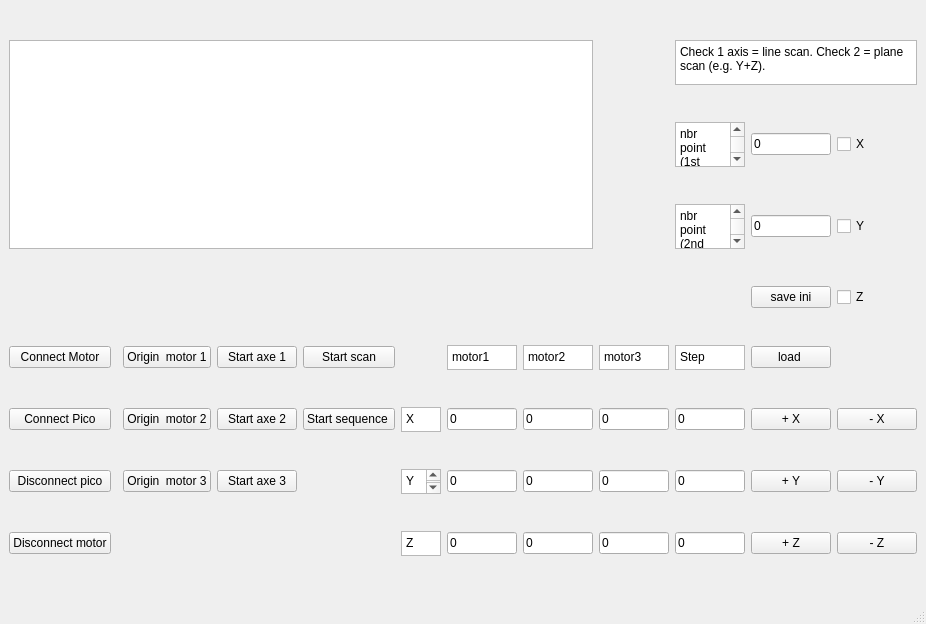
<?xml version="1.0" encoding="UTF-8"?>
<ui version="4.0">
 <class>mainWindow</class>
 <widget class="QMainWindow" name="mainWindow">
  <property name="geometry">
   <rect>
    <x>0</x>
    <y>0</y>
    <width>923</width>
    <height>624</height>
   </rect>
  </property>
  <property name="windowTitle">
   <string>MainWindow</string>
  </property>
  <widget class="QWidget" name="centralwidget">
   <layout class="QGridLayout" name="gridLayout">
    <item row="10" column="8">
     <widget class="QLineEdit" name="lineEdit_coef_axesY_motor3">
      <property name="enabled">
       <bool>true</bool>
      </property>
      <property name="text">
       <string>0</string>
      </property>
      <property name="readOnly">
       <bool>true</bool>
      </property>
     </widget>
    </item>
    <item row="10" column="3">
     <widget class="QPushButton" name="button_start_motor3">
      <property name="text">
       <string>Start axe 3</string>
      </property>
     </widget>
    </item>
    <item row="11" column="0">
     <widget class="QPushButton" name="button_disconnectmotor">
      <property name="text">
       <string>Disconnect motor</string>
      </property>
     </widget>
    </item>
    <item row="5" column="8">
     <widget class="QTextBrowser" name="textBrowser_7">
      <property name="maximumSize">
       <size>
        <width>70</width>
        <height>25</height>
       </size>
      </property>
      <property name="html">
       <string>&lt;!DOCTYPE HTML PUBLIC &quot;-//W3C//DTD HTML 4.0//EN&quot; &quot;http://www.w3.org/TR/REC-html40/strict.dtd&quot;&gt;
&lt;html&gt;&lt;head&gt;&lt;meta name=&quot;qrichtext&quot; content=&quot;1&quot; /&gt;&lt;meta charset=&quot;utf-8&quot; /&gt;&lt;style type=&quot;text/css&quot;&gt;
p, li { white-space: pre-wrap; }
hr { height: 1px; border-width: 0; }
li.unchecked::marker { content: &quot;\2610&quot;; }
li.checked::marker { content: &quot;\2612&quot;; }
&lt;/style&gt;&lt;/head&gt;&lt;body style=&quot; font-family:'Segoe UI'; font-size:9pt; font-weight:400; font-style:normal;&quot;&gt;
&lt;p style=&quot; margin-top:0px; margin-bottom:0px; margin-left:0px; margin-right:0px; -qt-block-indent:0; text-indent:0px;&quot;&gt;motor3&lt;/p&gt;&lt;/body&gt;&lt;/html&gt;</string>
      </property>
     </widget>
    </item>
    <item row="11" column="5">
     <widget class="QTextBrowser" name="textBrowser_3">
      <property name="maximumSize">
       <size>
        <width>40</width>
        <height>25</height>
       </size>
      </property>
      <property name="html">
       <string>&lt;!DOCTYPE HTML PUBLIC &quot;-//W3C//DTD HTML 4.0//EN&quot; &quot;http://www.w3.org/TR/REC-html40/strict.dtd&quot;&gt;
&lt;html&gt;&lt;head&gt;&lt;meta name=&quot;qrichtext&quot; content=&quot;1&quot; /&gt;&lt;meta charset=&quot;utf-8&quot; /&gt;&lt;style type=&quot;text/css&quot;&gt;
p, li { white-space: pre-wrap; }
hr { height: 1px; border-width: 0; }
li.unchecked::marker { content: &quot;\2610&quot;; }
li.checked::marker { content: &quot;\2612&quot;; }
&lt;/style&gt;&lt;/head&gt;&lt;body style=&quot; font-family:'Segoe UI'; font-size:9pt; font-weight:400; font-style:normal;&quot;&gt;
&lt;p style=&quot; margin-top:0px; margin-bottom:0px; margin-left:0px; margin-right:0px; -qt-block-indent:0; text-indent:0px;&quot;&gt;Z&lt;/p&gt;&lt;/body&gt;&lt;/html&gt;</string>
      </property>
     </widget>
    </item>
    <item row="1" column="10">
     <widget class="QLineEdit" name="lineEdit_scan_nbrpoint">
      <property name="text">
       <string>0</string>
      </property>
     </widget>
    </item>
    <item row="11" column="7">
     <widget class="QLineEdit" name="lineEdit_coef_axesZ_motor2">
      <property name="enabled">
       <bool>true</bool>
      </property>
      <property name="text">
       <string>0</string>
      </property>
      <property name="readOnly">
       <bool>true</bool>
      </property>
     </widget>
    </item>
    <item row="9" column="11">
     <widget class="QPushButton" name="pushButton_move_mX">
      <property name="text">
       <string>- X</string>
      </property>
     </widget>
    </item>
    <item row="10" column="11">
     <widget class="QPushButton" name="pushButton_move_mY">
      <property name="text">
       <string>- Y</string>
      </property>
     </widget>
    </item>
    <item row="10" column="7">
     <widget class="QLineEdit" name="lineEdit_coef_axesY_motor2">
      <property name="enabled">
       <bool>true</bool>
      </property>
      <property name="text">
       <string>0</string>
      </property>
      <property name="readOnly">
       <bool>true</bool>
      </property>
     </widget>
    </item>
    <item row="5" column="0">
     <widget class="QPushButton" name="button_connect_motor">
      <property name="text">
       <string>Connect Motor</string>
      </property>
     </widget>
    </item>
    <item row="5" column="2">
     <widget class="QPushButton" name="button_origin_motor1">
      <property name="text">
       <string>Origin  motor 1</string>
      </property>
     </widget>
    </item>
    <item row="5" column="7">
     <widget class="QTextBrowser" name="textBrowser_6">
      <property name="maximumSize">
       <size>
        <width>70</width>
        <height>25</height>
       </size>
      </property>
      <property name="html">
       <string>&lt;!DOCTYPE HTML PUBLIC &quot;-//W3C//DTD HTML 4.0//EN&quot; &quot;http://www.w3.org/TR/REC-html40/strict.dtd&quot;&gt;
&lt;html&gt;&lt;head&gt;&lt;meta name=&quot;qrichtext&quot; content=&quot;1&quot; /&gt;&lt;meta charset=&quot;utf-8&quot; /&gt;&lt;style type=&quot;text/css&quot;&gt;
p, li { white-space: pre-wrap; }
hr { height: 1px; border-width: 0; }
li.unchecked::marker { content: &quot;\2610&quot;; }
li.checked::marker { content: &quot;\2612&quot;; }
&lt;/style&gt;&lt;/head&gt;&lt;body style=&quot; font-family:'Segoe UI'; font-size:9pt; font-weight:400; font-style:normal;&quot;&gt;
&lt;p style=&quot; margin-top:0px; margin-bottom:0px; margin-left:0px; margin-right:0px; -qt-block-indent:0; text-indent:0px;&quot;&gt;motor2&lt;/p&gt;&lt;/body&gt;&lt;/html&gt;</string>
      </property>
     </widget>
    </item>
    <item row="5" column="10">
     <widget class="QPushButton" name="pushButton_load_config">
      <property name="text">
       <string>load </string>
      </property>
     </widget>
    </item>
    <item row="10" column="10">
     <widget class="QPushButton" name="pushButton_move_pY">
      <property name="text">
       <string>+ Y</string>
      </property>
     </widget>
    </item>
    <item row="9" column="5">
     <widget class="QTextBrowser" name="textBrowser_2">
      <property name="maximumSize">
       <size>
        <width>40</width>
        <height>25</height>
       </size>
      </property>
      <property name="html">
       <string>&lt;!DOCTYPE HTML PUBLIC &quot;-//W3C//DTD HTML 4.0//EN&quot; &quot;http://www.w3.org/TR/REC-html40/strict.dtd&quot;&gt;
&lt;html&gt;&lt;head&gt;&lt;meta name=&quot;qrichtext&quot; content=&quot;1&quot; /&gt;&lt;meta charset=&quot;utf-8&quot; /&gt;&lt;style type=&quot;text/css&quot;&gt;
p, li { white-space: pre-wrap; }
hr { height: 1px; border-width: 0; }
li.unchecked::marker { content: &quot;\2610&quot;; }
li.checked::marker { content: &quot;\2612&quot;; }
&lt;/style&gt;&lt;/head&gt;&lt;body style=&quot; font-family:'Segoe UI'; font-size:9pt; font-weight:400; font-style:normal;&quot;&gt;
&lt;p style=&quot; margin-top:0px; margin-bottom:0px; margin-left:0px; margin-right:0px; -qt-block-indent:0; text-indent:0px;&quot;&gt;X&lt;/p&gt;&lt;/body&gt;&lt;/html&gt;</string>
      </property>
     </widget>
    </item>
    <item row="5" column="3">
     <widget class="QPushButton" name="button_Start_motor1">
      <property name="text">
       <string>Start axe 1</string>
      </property>
     </widget>
    </item>
    <item row="10" column="9">
     <widget class="QLineEdit" name="lineEdit_step_axesY">
      <property name="text">
       <string>0</string>
      </property>
     </widget>
    </item>
    <item row="11" column="10">
     <widget class="QPushButton" name="pushButton_move_pZ">
      <property name="text">
       <string>+ Z</string>
      </property>
     </widget>
    </item>
    <item row="9" column="2">
     <widget class="QPushButton" name="button_origin_motor2">
      <property name="text">
       <string>Origin  motor 2</string>
      </property>
     </widget>
    </item>
    <item row="3" column="10">
     <widget class="QPushButton" name="pushButton_save_config">
      <property name="text">
       <string>save ini</string>
      </property>
     </widget>
    </item>
    <item row="9" column="10">
     <widget class="QPushButton" name="pushButton_move_pX">
      <property name="text">
       <string>+ X</string>
      </property>
     </widget>
    </item>
    <item row="9" column="8">
     <widget class="QLineEdit" name="lineEdit_coef_axesX_motor3">
      <property name="enabled">
       <bool>true</bool>
      </property>
      <property name="text">
       <string>0</string>
      </property>
      <property name="readOnly">
       <bool>true</bool>
      </property>
     </widget>
    </item>
    <item row="9" column="9">
     <widget class="QLineEdit" name="lineEdit_step_axesX">
      <property name="text">
       <string>0</string>
      </property>
     </widget>
    </item>
    <item row="10" column="5">
     <widget class="QTextBrowser" name="textBrowser">
      <property name="maximumSize">
       <size>
        <width>40</width>
        <height>25</height>
       </size>
      </property>
      <property name="html">
       <string>&lt;!DOCTYPE HTML PUBLIC &quot;-//W3C//DTD HTML 4.0//EN&quot; &quot;http://www.w3.org/TR/REC-html40/strict.dtd&quot;&gt;
&lt;html&gt;&lt;head&gt;&lt;meta name=&quot;qrichtext&quot; content=&quot;1&quot; /&gt;&lt;meta charset=&quot;utf-8&quot; /&gt;&lt;style type=&quot;text/css&quot;&gt;
p, li { white-space: pre-wrap; }
hr { height: 1px; border-width: 0; }
li.unchecked::marker { content: &quot;\2610&quot;; }
li.checked::marker { content: &quot;\2612&quot;; }
&lt;/style&gt;&lt;/head&gt;&lt;body style=&quot; font-family:'Segoe UI'; font-size:9pt; font-weight:400; font-style:normal;&quot;&gt;
&lt;p style=&quot; margin-top:0px; margin-bottom:0px; margin-left:0px; margin-right:0px; -qt-block-indent:0; text-indent:0px;&quot;&gt;Y&lt;/p&gt;
&lt;p style=&quot;-qt-paragraph-type:empty; margin-top:0px; margin-bottom:0px; margin-left:0px; margin-right:0px; -qt-block-indent:0; text-indent:0px;&quot;&gt;&lt;br /&gt;&lt;/p&gt;&lt;/body&gt;&lt;/html&gt;</string>
      </property>
     </widget>
    </item>
    <item row="9" column="7">
     <widget class="QLineEdit" name="lineEdit_coef_axesX_motor2">
      <property name="enabled">
       <bool>true</bool>
      </property>
      <property name="text">
       <string>0</string>
      </property>
      <property name="readOnly">
       <bool>true</bool>
      </property>
     </widget>
    </item>
    <item row="9" column="0">
     <widget class="QPushButton" name="button_connect_pico">
      <property name="text">
       <string>Connect Pico</string>
      </property>
     </widget>
    </item>
    <item row="5" column="6">
     <widget class="QTextBrowser" name="textBrowser_5">
      <property name="maximumSize">
       <size>
        <width>70</width>
        <height>25</height>
       </size>
      </property>
      <property name="html">
       <string>&lt;!DOCTYPE HTML PUBLIC &quot;-//W3C//DTD HTML 4.0//EN&quot; &quot;http://www.w3.org/TR/REC-html40/strict.dtd&quot;&gt;
&lt;html&gt;&lt;head&gt;&lt;meta name=&quot;qrichtext&quot; content=&quot;1&quot; /&gt;&lt;meta charset=&quot;utf-8&quot; /&gt;&lt;style type=&quot;text/css&quot;&gt;
p, li { white-space: pre-wrap; }
hr { height: 1px; border-width: 0; }
li.unchecked::marker { content: &quot;\2610&quot;; }
li.checked::marker { content: &quot;\2612&quot;; }
&lt;/style&gt;&lt;/head&gt;&lt;body style=&quot; font-family:'Segoe UI'; font-size:9pt; font-weight:400; font-style:normal;&quot;&gt;
&lt;p style=&quot; margin-top:0px; margin-bottom:0px; margin-left:0px; margin-right:0px; -qt-block-indent:0; text-indent:0px;&quot;&gt;motor1&lt;/p&gt;&lt;/body&gt;&lt;/html&gt;</string>
      </property>
     </widget>
    </item>
    <item row="2" column="11">
     <widget class="QCheckBox" name="checkBox_axescan_Y">
      <property name="text">
       <string>Y</string>
      </property>
     </widget>
    </item>
    <item row="3" column="11">
     <widget class="QCheckBox" name="checkBox_axescan_Z">
      <property name="text">
       <string>Z</string>
      </property>
     </widget>
    </item>
    <item row="11" column="11">
     <widget class="QPushButton" name="pushButton_move_mZ">
      <property name="text">
       <string>- Z</string>
      </property>
     </widget>
    </item>
    <item row="5" column="9">
     <widget class="QTextBrowser" name="textBrowser_8">
      <property name="maximumSize">
       <size>
        <width>70</width>
        <height>25</height>
       </size>
      </property>
      <property name="html">
       <string>&lt;!DOCTYPE HTML PUBLIC &quot;-//W3C//DTD HTML 4.0//EN&quot; &quot;http://www.w3.org/TR/REC-html40/strict.dtd&quot;&gt;
&lt;html&gt;&lt;head&gt;&lt;meta name=&quot;qrichtext&quot; content=&quot;1&quot; /&gt;&lt;meta charset=&quot;utf-8&quot; /&gt;&lt;style type=&quot;text/css&quot;&gt;
p, li { white-space: pre-wrap; }
hr { height: 1px; border-width: 0; }
li.unchecked::marker { content: &quot;\2610&quot;; }
li.checked::marker { content: &quot;\2612&quot;; }
&lt;/style&gt;&lt;/head&gt;&lt;body style=&quot; font-family:'Segoe UI'; font-size:9pt; font-weight:400; font-style:normal;&quot;&gt;
&lt;p style=&quot; margin-top:0px; margin-bottom:0px; margin-left:0px; margin-right:0px; -qt-block-indent:0; text-indent:0px;&quot;&gt;Step&lt;/p&gt;&lt;/body&gt;&lt;/html&gt;</string>
      </property>
     </widget>
    </item>
    <item row="11" column="6">
     <widget class="QLineEdit" name="lineEdit_coef_axesZ_motor1">
      <property name="enabled">
       <bool>true</bool>
      </property>
      <property name="text">
       <string>0</string>
      </property>
      <property name="readOnly">
       <bool>true</bool>
      </property>
     </widget>
    </item>
    <item row="10" column="2">
     <widget class="QPushButton" name="button_origin_motor3">
      <property name="text">
       <string>Origin  motor 3</string>
      </property>
     </widget>
    </item>
    <item row="1" column="11">
     <widget class="QCheckBox" name="checkBox_axescan_X">
      <property name="text">
       <string>X</string>
      </property>
     </widget>
    </item>
    <item row="9" column="6">
     <widget class="QLineEdit" name="lineEdit_coef_axesX_motor1">
      <property name="enabled">
       <bool>true</bool>
      </property>
      <property name="text">
       <string>0</string>
      </property>
      <property name="readOnly">
       <bool>true</bool>
      </property>
     </widget>
    </item>
    <item row="10" column="6">
     <widget class="QLineEdit" name="lineEdit_coef_axesY_motor1">
      <property name="enabled">
       <bool>true</bool>
      </property>
      <property name="text">
       <string>0</string>
      </property>
      <property name="readOnly">
       <bool>true</bool>
      </property>
     </widget>
    </item>
    <item row="9" column="3">
     <widget class="QPushButton" name="button_start_motor2">
      <property name="text">
       <string>Start axe 2</string>
      </property>
     </widget>
    </item>
    <item row="11" column="9">
     <widget class="QLineEdit" name="lineEdit_step_axesZ">
      <property name="text">
       <string>0</string>
      </property>
     </widget>
    </item>
    <item row="5" column="4">
     <widget class="QPushButton" name="button_start_scan">
      <property name="text">
       <string>Start scan</string>
      </property>
     </widget>
    </item>
    <item row="11" column="8">
     <widget class="QLineEdit" name="lineEdit_coef_axesZ_motor3">
      <property name="enabled">
       <bool>true</bool>
      </property>
      <property name="text">
       <string>0</string>
      </property>
      <property name="readOnly">
       <bool>true</bool>
      </property>
     </widget>
    </item>
    <item row="9" column="4">
     <widget class="QPushButton" name="button_start_sequence">
      <property name="text">
       <string>Start sequence </string>
      </property>
     </widget>
    </item>
    <item row="10" column="0">
     <widget class="QPushButton" name="button_disconnectpico">
      <property name="text">
       <string>Disconnect pico</string>
      </property>
     </widget>
    </item>
    <item row="0" column="0" rowspan="3" colspan="8">
     <widget class="QListWidget" name="listWidget"/>
    </item>
    <item row="1" column="9">
     <widget class="QTextBrowser" name="textBrowser_4">
      <property name="maximumSize">
       <size>
        <width>16777215</width>
        <height>45</height>
       </size>
      </property>
      <property name="html">
       <string>&lt;!DOCTYPE HTML PUBLIC &quot;-//W3C//DTD HTML 4.0//EN&quot; &quot;http://www.w3.org/TR/REC-html40/strict.dtd&quot;&gt;
&lt;html&gt;&lt;head&gt;&lt;meta name=&quot;qrichtext&quot; content=&quot;1&quot; /&gt;&lt;meta charset=&quot;utf-8&quot; /&gt;&lt;style type=&quot;text/css&quot;&gt;
p, li { white-space: pre-wrap; }
hr { height: 1px; border-width: 0; }
li.unchecked::marker { content: &quot;\2610&quot;; }
li.checked::marker { content: &quot;\2612&quot;; }
&lt;/style&gt;&lt;/head&gt;&lt;body style=&quot; font-family:'Segoe UI'; font-size:9pt; font-weight:400; font-style:normal;&quot;&gt;
&lt;p style=&quot; margin-top:0px; margin-bottom:0px; margin-left:0px; margin-right:0px; -qt-block-indent:0; text-indent:0px;&quot;&gt;nbr point (1st checked axis)&lt;/p&gt;
&lt;p style=&quot;-qt-paragraph-type:empty; margin-top:0px; margin-bottom:0px; margin-left:0px; margin-right:0px; -qt-block-indent:0; text-indent:0px;&quot;&gt;&lt;br /&gt;&lt;/p&gt;&lt;/body&gt;&lt;/html&gt;</string>
      </property>
     </widget>
    </item>
    <item row="2" column="9">
     <widget class="QTextBrowser" name="textBrowser_9">
      <property name="maximumSize">
       <size>
        <width>16777215</width>
        <height>45</height>
       </size>
      </property>
      <property name="html">
       <string>&lt;!DOCTYPE HTML PUBLIC &quot;-//W3C//DTD HTML 4.0//EN&quot; &quot;http://www.w3.org/TR/REC-html40/strict.dtd&quot;&gt;
&lt;html&gt;&lt;head&gt;&lt;meta name=&quot;qrichtext&quot; content=&quot;1&quot; /&gt;&lt;meta charset=&quot;utf-8&quot; /&gt;&lt;style type=&quot;text/css&quot;&gt;
p, li { white-space: pre-wrap; }
hr { height: 1px; border-width: 0; }
li.unchecked::marker { content: &quot;\2610&quot;; }
li.checked::marker { content: &quot;\2612&quot;; }
&lt;/style&gt;&lt;/head&gt;&lt;body style=&quot; font-family:'Segoe UI'; font-size:9pt; font-weight:400; font-style:normal;&quot;&gt;
&lt;p style=&quot; margin-top:0px; margin-bottom:0px; margin-left:0px; margin-right:0px; -qt-block-indent:0; text-indent:0px;&quot;&gt;nbr point (2nd checked axis, plane only)&lt;/p&gt;
&lt;p style=&quot;-qt-paragraph-type:empty; margin-top:0px; margin-bottom:0px; margin-left:0px; margin-right:0px; -qt-block-indent:0; text-indent:0px;&quot;&gt;&lt;br /&gt;&lt;/p&gt;&lt;/body&gt;&lt;/html&gt;</string>
      </property>
     </widget>
    </item>
    <item row="2" column="10">
     <widget class="QLineEdit" name="lineEdit_scan_nbrpointY">
      <property name="text">
       <string>0</string>
      </property>
     </widget>
    </item>
    <item row="0" column="9" colspan="3">
     <widget class="QTextBrowser" name="textBrowser_10">
      <property name="maximumSize">
       <size>
        <width>16777215</width>
        <height>45</height>
       </size>
      </property>
      <property name="html">
       <string>&lt;!DOCTYPE HTML PUBLIC &quot;-//W3C//DTD HTML 4.0//EN&quot; &quot;http://www.w3.org/TR/REC-html40/strict.dtd&quot;&gt;
&lt;html&gt;&lt;head&gt;&lt;meta name=&quot;qrichtext&quot; content=&quot;1&quot; /&gt;&lt;meta charset=&quot;utf-8&quot; /&gt;&lt;style type=&quot;text/css&quot;&gt;
p, li { white-space: pre-wrap; }
hr { height: 1px; border-width: 0; }
li.unchecked::marker { content: &quot;\2610&quot;; }
li.checked::marker { content: &quot;\2612&quot;; }
&lt;/style&gt;&lt;/head&gt;&lt;body style=&quot; font-family:'Segoe UI'; font-size:9pt; font-weight:400; font-style:normal;&quot;&gt;
&lt;p style=&quot; margin-top:0px; margin-bottom:0px; margin-left:0px; margin-right:0px; -qt-block-indent:0; text-indent:0px;&quot;&gt;Check 1 axis = line scan. Check 2 = plane scan (e.g. Y+Z).&lt;/p&gt;&lt;/body&gt;&lt;/html&gt;</string>
      </property>
     </widget>
    </item>
   </layout>
  </widget>
  <widget class="QMenuBar" name="menubar">
   <property name="geometry">
    <rect>
     <x>0</x>
     <y>0</y>
     <width>923</width>
     <height>33</height>
    </rect>
   </property>
  </widget>
  <widget class="QStatusBar" name="statusbar"/>
 </widget>
 <resources/>
 <connections/>
</ui>
